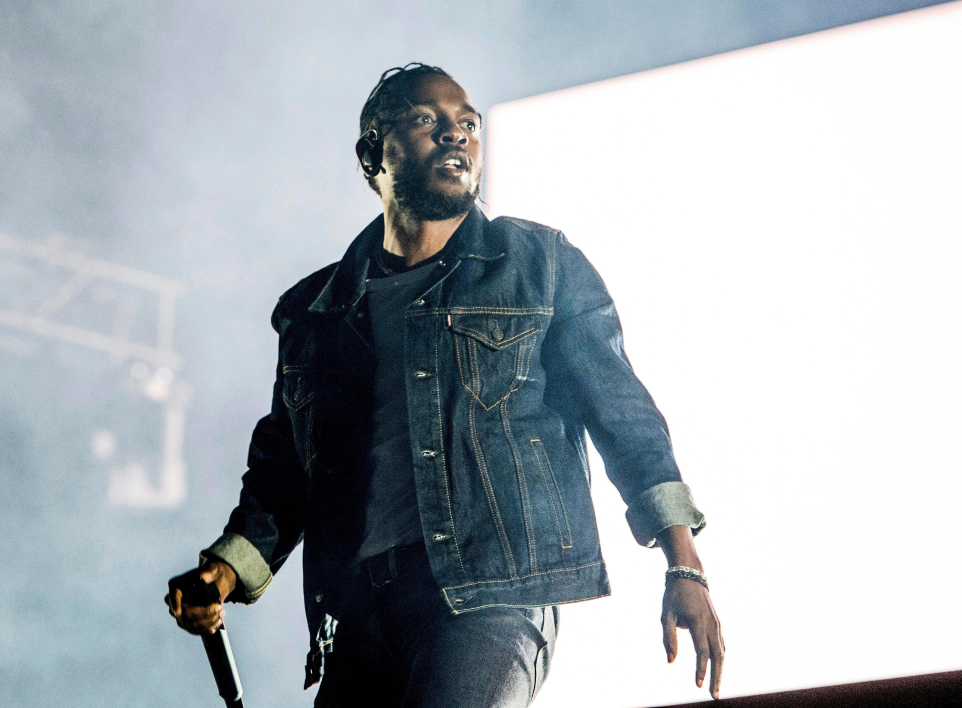
#> input picture kdot.jpg, 3845 x 2832 px (shown at 1/4 size)
$ python otsu.py
#> lines starting #> are read from the running program, lines starting #| are printed output that depends on the picture; after the words box and inside, x2 and y2 are one past the last pixel; in counts of white or black regions, pixels touching at a corner belong together
# Otsu's thresholding
from PIL import Image
import numpy as np
import sys

if len(sys.argv) > 1:
    image = Image.open(sys.argv[1])
else:
    image = Image.open('kdot.jpg')
#> image is the input picture: PIL image 3845x2832 RGB; mean R, G, B 170.1, 177.9, 183.6
res_image = image.resize((400,300))
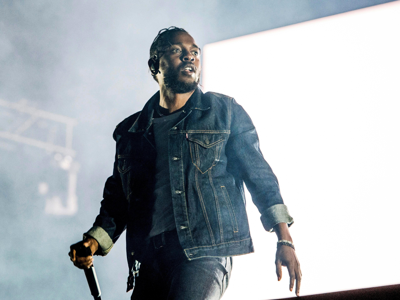
#> res_image: PIL image 400x300 RGB; mean R, G, B 170.1, 177.9, 183.6

im = np.array(res_image.convert('L'), dtype=np.uint8)
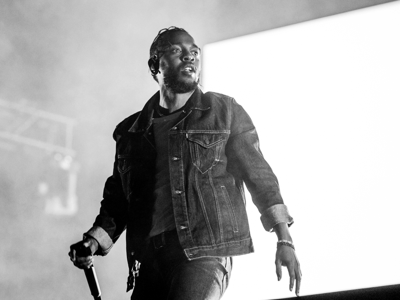
#> im: shape (300, 400); min 0, max 255, mean 176.2
flatIm = im.flatten()
print(type(im))
#| <class 'numpy.ndarray'>
prevVar = 0
bestThresh = 0

for t in range(0, 255):
    im_group0 = flatIm[np.where(flatIm < t)]
    im_group1 = flatIm[np.where(flatIm >= t)]
    p0 = len(im_group0) / len(flatIm)
    p1 = len(im_group1) / len(flatIm)
    mu0 = np.mean(im_group0)
    mu1 = np.mean(im_group1)

    variance = p0 * p1 * (mu0-mu1)**2
    if variance > prevVar:
        prevVar = variance
        bestThresh = t
#> this loop made 255 passes
#> (p0, p1, mu0, mu1, variance, prevVar) on passes 2 to 13: (0.00534, 0.995, 0, 177.1, 166.7, 166.7), (0.0123, 0.988, 0.566, 178.4, 384.1, 384.1), (0.02, 0.98, 1.12, 179.8, 624.7, 624.7), (0.027, 0.973, 1.6, 181, 844.1, 844.1), (0.0326, 0.967, 2.02, 182, 1021.1, 1021.1), (0.0379, 0.962, 2.44, 183, 1190, 1190), (0.0433, 0.957, 2.88, 184, 1360.7, 1360.7), (0.0484, 0.952, 3.32, 185, 1521.3, 1521.3), (0.0536, 0.946, 3.77, 185.9, 1683.4, 1683.4), (0.0581, 0.942, 4.18, 186.8, 1826.2, 1826.2), (0.0622, 0.938, 4.56, 187.6, 1953.7, 1953.7), (0.0652, 0.935, 4.86, 188.1, 2048.4, 2048.4)
#> (p0, p1, mu0, mu1, variance) on pass 1: (0, 1, nan, 176.2, nan)
#> after the loop, bestThresh = 136; prevVar = 5802.4

im_thresh = np.where(im > bestThresh, 255, 0).astype('uint8')
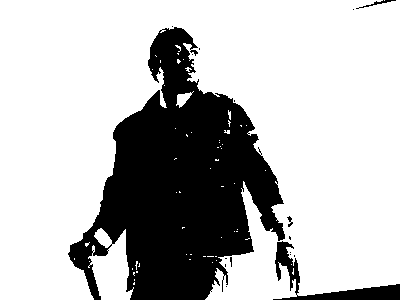
#> im_thresh: shape (300, 400); 73.3% white; 17 black regions (13 under 20 px), largest, box (x1, y1, x2, y2) and area: (68, 27, 285, 300) 30243, (273, 241, 400, 300) 1644, (356, 0, 396, 9) 71, (287, 216, 293, 227) 31
print(type(im_thresh[0][0]))
#| <class 'numpy.uint8'>
image_otsu = Image.fromarray(im_thresh)
image_otsu.show()

$ run again, with radiology.jpg copied over kdot.jpg
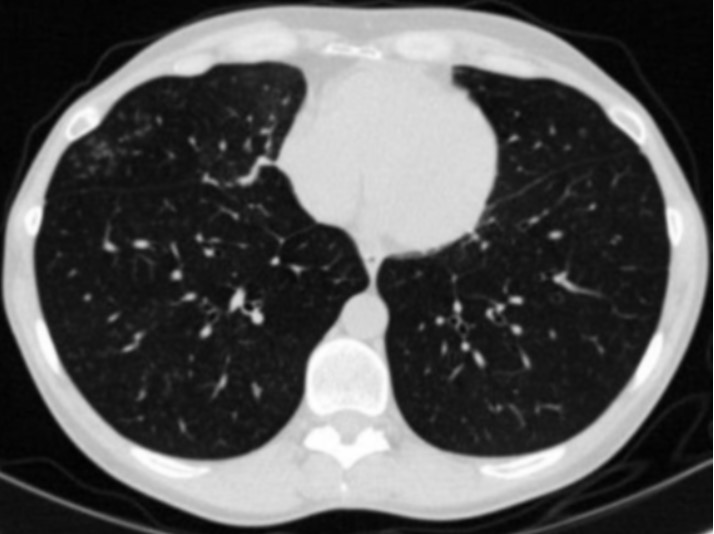
#> input picture radiology.jpg, 714 x 534 px
#> image is the input picture: PIL image 714x534 RGB; min 0, max 255, mean 86.4
#| <class 'numpy.ndarray'>
#> the loop `for t in range(0, 255):` made 255 passes
#> (p0, p1, mu0, mu1, variance, prevVar) on passes 2 to 9: (0.00134, 0.999, 0, 86.47, 10.02, 10.02), (0.00147, 0.999, 0.0904, 86.48, 10.99, 10.99), (0.00173, 0.998, 0.375, 86.5, 12.84, 12.84), (0.00346, 0.997, 1.68, 86.65, 24.88, 24.88), (0.0117, 0.988, 3.32, 87.34, 81.86, 81.86), (0.0342, 0.966, 4.42, 89.25, 237.8, 237.8), (0.0653, 0.935, 5.17, 92.03, 460.6, 460.6), (0.0915, 0.909, 5.7, 94.47, 655.1, 655.1)
#> after the loop `for t in range(0, 255):`: bestThresh = 116; prevVar = 7305.6
#> `im_thresh = np.where(im > bestThresh, 255, 0).astype('uint8')`:
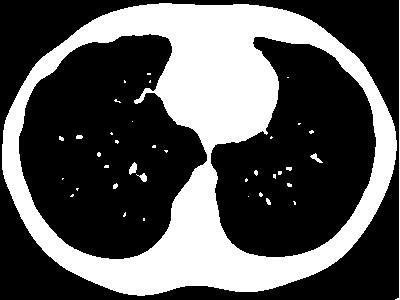
#> im_thresh: shape (300, 400); 34% white; 38 white regions (29 under 20 px), largest, box (x1, y1, x2, y2) and area: (2, 3, 397, 296) 39919, (395, 0, 400, 300) 306, (129, 162, 137, 175) 67
#| <class 'numpy.uint8'>
